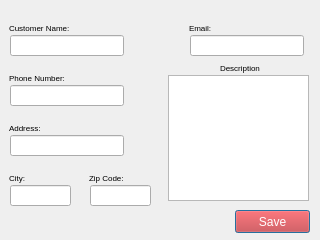
<?xml version="1.0" encoding="UTF-8"?>
<ui version="4.0">
 <class>Dialog</class>
 <widget class="QDialog" name="Dialog">
  <property name="geometry">
   <rect>
    <x>0</x>
    <y>0</y>
    <width>320</width>
    <height>240</height>
   </rect>
  </property>
  <property name="windowTitle">
   <string>Dialog</string>
  </property>
  <property name="styleSheet">
   <string notr="true">QPushButton{	
	color: rgb(255, 255, 255);
	background-color: #CD2E2E;
}</string>
  </property>
  <widget class="QLineEdit" name="lineEdit_4">
   <property name="geometry">
    <rect>
     <x>10</x>
     <y>35</y>
     <width>114</width>
     <height>21</height>
    </rect>
   </property>
  </widget>
  <widget class="QLabel" name="CustomerNameLabel_4">
   <property name="geometry">
    <rect>
     <x>9</x>
     <y>20</y>
     <width>60</width>
     <height>16</height>
    </rect>
   </property>
   <property name="font">
    <font>
     <pointsize>6</pointsize>
    </font>
   </property>
   <property name="text">
    <string>Customer Name:</string>
   </property>
  </widget>
  <widget class="QLineEdit" name="lineEdit_5">
   <property name="geometry">
    <rect>
     <x>10</x>
     <y>85</y>
     <width>114</width>
     <height>21</height>
    </rect>
   </property>
  </widget>
  <widget class="QLabel" name="CustomerNameLabel_5">
   <property name="geometry">
    <rect>
     <x>9</x>
     <y>70</y>
     <width>60</width>
     <height>16</height>
    </rect>
   </property>
   <property name="font">
    <font>
     <pointsize>6</pointsize>
    </font>
   </property>
   <property name="text">
    <string>Phone Number:</string>
   </property>
  </widget>
  <widget class="QLineEdit" name="lineEdit_8">
   <property name="geometry">
    <rect>
     <x>10</x>
     <y>135</y>
     <width>114</width>
     <height>21</height>
    </rect>
   </property>
  </widget>
  <widget class="QLabel" name="CustomerNameLabel_6">
   <property name="geometry">
    <rect>
     <x>9</x>
     <y>120</y>
     <width>60</width>
     <height>16</height>
    </rect>
   </property>
   <property name="font">
    <font>
     <pointsize>6</pointsize>
    </font>
   </property>
   <property name="text">
    <string>Address:</string>
   </property>
  </widget>
  <widget class="QLineEdit" name="lineEdit_9">
   <property name="geometry">
    <rect>
     <x>10</x>
     <y>185</y>
     <width>61</width>
     <height>21</height>
    </rect>
   </property>
  </widget>
  <widget class="QLabel" name="CustomerNameLabel_8">
   <property name="geometry">
    <rect>
     <x>9</x>
     <y>170</y>
     <width>60</width>
     <height>16</height>
    </rect>
   </property>
   <property name="font">
    <font>
     <pointsize>6</pointsize>
    </font>
   </property>
   <property name="text">
    <string>City:</string>
   </property>
  </widget>
  <widget class="QLineEdit" name="lineEdit_10">
   <property name="geometry">
    <rect>
     <x>90</x>
     <y>185</y>
     <width>61</width>
     <height>21</height>
    </rect>
   </property>
  </widget>
  <widget class="QLabel" name="CustomerNameLabel_9">
   <property name="geometry">
    <rect>
     <x>89</x>
     <y>170</y>
     <width>60</width>
     <height>16</height>
    </rect>
   </property>
   <property name="font">
    <font>
     <pointsize>6</pointsize>
    </font>
   </property>
   <property name="text">
    <string>Zip Code:</string>
   </property>
  </widget>
  <widget class="QLineEdit" name="lineEdit_11">
   <property name="geometry">
    <rect>
     <x>190</x>
     <y>35</y>
     <width>114</width>
     <height>21</height>
    </rect>
   </property>
  </widget>
  <widget class="QLabel" name="CustomerNameLabel_10">
   <property name="geometry">
    <rect>
     <x>189</x>
     <y>20</y>
     <width>60</width>
     <height>16</height>
    </rect>
   </property>
   <property name="font">
    <font>
     <pointsize>6</pointsize>
    </font>
   </property>
   <property name="text">
    <string>Email:</string>
   </property>
  </widget>
  <widget class="QTextEdit" name="textEdit">
   <property name="geometry">
    <rect>
     <x>168</x>
     <y>75</y>
     <width>141</width>
     <height>126</height>
    </rect>
   </property>
  </widget>
  <widget class="QLabel" name="CustomerNameLabel_11">
   <property name="geometry">
    <rect>
     <x>220</x>
     <y>60</y>
     <width>41</width>
     <height>16</height>
    </rect>
   </property>
   <property name="font">
    <font>
     <pointsize>6</pointsize>
    </font>
   </property>
   <property name="text">
    <string>Description</string>
   </property>
  </widget>
  <widget class="QPushButton" name="AddOrderButton_2">
   <property name="geometry">
    <rect>
     <x>235</x>
     <y>210</y>
     <width>75</width>
     <height>23</height>
    </rect>
   </property>
   <property name="text">
    <string>Save</string>
   </property>
  </widget>
 </widget>
 <resources/>
 <connections/>
</ui>
